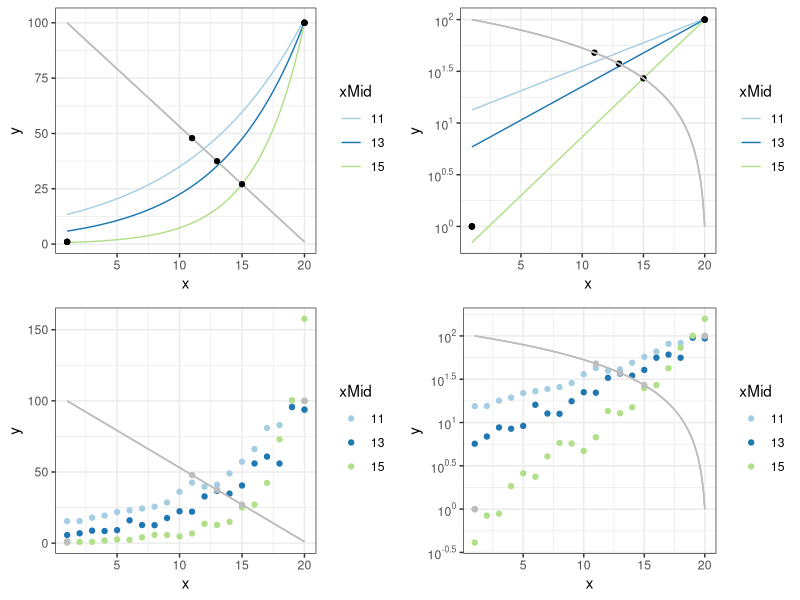
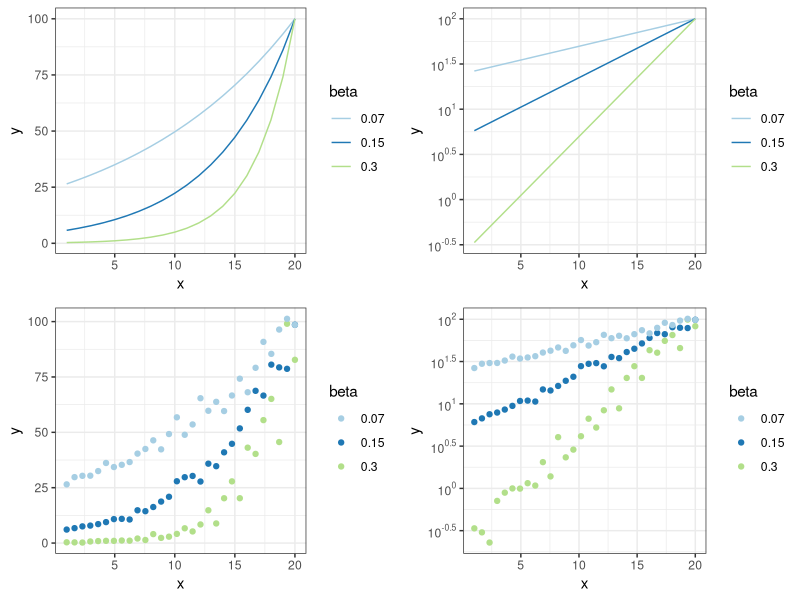
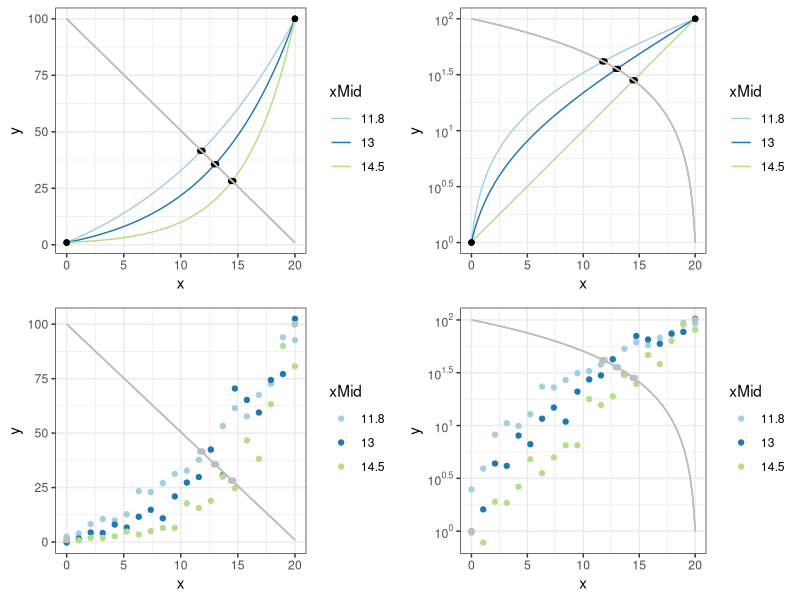
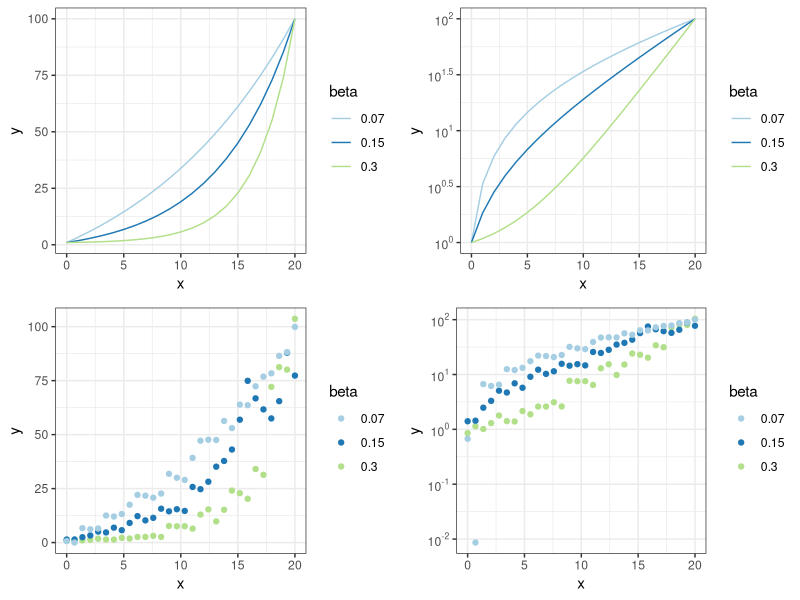

Recreate these plots in R, in order.
## ---- chunk 1
knitr::opts_chunk$set(echo = F, message = FALSE, warning = FALSE, fig.width = 9, fig.height = 6)
library(ggplot2)
library(scales)
library(tidyverse)
library(gridExtra)
## ---- chunk 2
expSim <- function(xMid, xRange = c(1,20), yRange = c(1,100)){
  
  lineData   <- tibble(xLine = seq(xRange[1],xRange[2],0.1),
                       yLine = ((yRange[1]-yRange[2])/(xRange[2]-xRange[1]))*(xLine-xRange[1])+yRange[2])
  pointsData <- tibble(xPoint = c(xRange[1], xMid, xRange[2]),
                       yPoint = c(yRange[1], lineData$yLine[lineData$xLine == xMid], yRange[2]))
  
  
  lm.fit <- lm(log(yPoint) ~ xPoint, data = pointsData)
  alpha.0  <- exp(coef(lm.fit)[1]) %>% as.numeric()
  beta.0   <- coef(lm.fit)[2] %>% as.numeric()
  start <- list(alpha = alpha.0, beta = beta.0)
  nonlinear.fit   <- nls(yPoint ~ alpha * exp(beta * xPoint), data = pointsData, start = start)
  alpha <- coef(nonlinear.fit)[1] %>% as.numeric()
  beta <- coef(nonlinear.fit)[2] %>% as.numeric()
  
  expData <- tibble(x = seq(xRange[1],xRange[2],0.1),
                    y = alpha*exp(beta*x))
  return(list(expData = expData, lineData = lineData, pointsData = pointsData))
}

expData <- tibble(xMid = c(11, 13, 15)) %>%
  mutate(data = map(xMid, expSim)) %>%
  unnest(data) %>%
  unnest(data) %>%
  mutate(xMid = factor(xMid))

linearPlot1 <- expData %>%
  ggplot(aes(x = x, y = y, group = xMid, color = xMid)) + 
  geom_line() +
  geom_line(aes(x = xLine, y = yLine), color = "gray") +
  geom_point(aes(x = xPoint, y = yPoint), color = "black") +
  theme_bw() +
  scale_color_brewer(palette = "Paired")

logPlot1 <- expData %>%
  ggplot(aes(x = x, y = y, group = xMid, color = xMid)) + 
  geom_line() +
  geom_point(aes(x = xPoint, y = yPoint), color = "black") +
  geom_line(aes(x = xLine, y = yLine), color = "gray") +
  theme_bw() +
  scale_color_brewer(palette = "Paired") +
  scale_y_continuous(trans = "log10",
                     breaks = trans_breaks("log10", function(x) 10^x),
                     labels = trans_format("log10", math_format(10^.x)))

## ---- chunk 3
expSim <- function(xMid, sigma, N = 20, xRange = c(1,20), yRange = c(1,100)){
  
  lineData   <- tibble(xLine = seq(xRange[1],xRange[2],0.1),
                       yLine = ((yRange[1]-yRange[2])/(xRange[2]-xRange[1]))*(xLine-xRange[1])+yRange[2])
  pointsData <- tibble(xPoint = c(xRange[1], xMid, xRange[2]),
                       yPoint = c(yRange[1], lineData$yLine[lineData$xLine == xMid], yRange[2]))
  
  
  lm.fit <- lm(log(yPoint) ~ xPoint, data = pointsData)
  alpha.0  <- exp(coef(lm.fit)[1]) %>% as.numeric()
  beta.0   <- coef(lm.fit)[2] %>% as.numeric()
  start <- list(alpha = alpha.0, beta = beta.0)
  nonlinear.fit   <- nls(yPoint ~ alpha * exp(beta * xPoint), data = pointsData, start = start)
  alpha <- (coef(nonlinear.fit)[1] %>% as.numeric())/(exp((sigma^2)/2))
  beta <- coef(nonlinear.fit)[2] %>% as.numeric()
  
  expData <- tibble(x = seq(xRange[1],xRange[2], length.out = N),
                    y = alpha*exp(beta*x + rnorm(N,0,sigma)))
  return(list(expData = expData, lineData = lineData, pointsData = pointsData))
}

expData <- tibble(xMid = c(11, 13, 15),
                  sigma = c(0.07, 0.14, 0.25)) %>%
  mutate(data = map2(xMid, sigma, expSim)) %>%
  unnest(data) %>%
  unnest(data) %>%
  mutate(xMid = factor(xMid))

linearPlot1_error <- expData %>%
  ggplot(aes(x = x, y = y, group = xMid, color = xMid)) + 
  geom_point() +
  geom_line(aes(x = xLine, y = yLine), color = "gray") +
  geom_point(aes(x = xPoint, y = yPoint), color = "gray") +
  theme_bw() +
  scale_color_brewer(palette = "Paired")

logPlot1_error <- expData %>%
  ggplot(aes(x = x, y = y, group = xMid, color = xMid)) + 
  geom_point() +
  geom_point(aes(x = xPoint, y = yPoint), color = "gray") +
  geom_line(aes(x = xLine, y = yLine), color = "gray") +
  theme_bw() +
  scale_color_brewer(palette = "Paired") +
  scale_y_continuous(trans = "log10",
                     breaks = trans_breaks("log10", function(x) 10^x),
                     labels = trans_format("log10", math_format(10^.x)))
## ---- chunk 4
grid.arrange(linearPlot1, logPlot1, linearPlot1_error, logPlot1_error, ncol = 2)
## ---- chunk 5
expSim <- function(beta, xRange = c(1,20), yRange = c(1,100)){
  alpha   <- (yRange[2]/exp(beta*xRange[2]))
  expData <- tibble(x = seq(xRange[1],xRange[2],1),
                    y = alpha*exp(beta*x))
  return(expData)
}

expData <- tibble(beta = c(0.07, 0.15, 0.3)) %>%
           mutate(data = map(beta, expSim)) %>%
           unnest(data) %>%
           mutate(beta = factor(beta))

linearPlot2 <- expData %>%
  ggplot(aes(x = x, y = y, group = beta, color = beta)) + 
  geom_line() +
  theme_bw() +
  scale_color_brewer(palette = "Paired")

logPlot2 <- expData %>%
  ggplot(aes(x = x, y = y, group = beta, color = beta)) + 
  geom_line() +
  theme_bw() +
  scale_color_brewer(palette = "Paired") +
  scale_y_continuous(trans = "log10",
                     breaks = trans_breaks("log10", function(x) 10^x),
                     labels = trans_format("log10", math_format(10^.x)))
## ---- chunk 6
expSim <- function(beta, sigma, N = 30, xRange = c(1,20), yRange = c(1,100)){
  alpha <- (yRange[2]/exp(beta*xRange[2]))/(exp((sigma^2)/2))
  expData <- tibble(x = seq(xRange[1],xRange[2], length.out = N),
                    y = alpha*exp(beta*x + rnorm(N,0,sigma)))
  return(expData)
}

expData <- tibble(beta = c(0.3, 0.15, 0.07),
                  sigma = c(0.3, 0.12, 0.05)) %>%
  mutate(data = map2(beta, sigma, expSim)) %>%
  unnest(data) %>%
  mutate(beta = factor(beta))

linearPlot2_error <- expData %>%
  ggplot(aes(x = x, y = y, group = beta, color = beta)) + 
  geom_point() +
  theme_bw() +
  scale_color_brewer(palette = "Paired")

logPlot2_error <- expData %>%
  ggplot(aes(x = x, y = y, group = beta, color = beta)) + 
  geom_point() +
  theme_bw() +
  scale_color_brewer(palette = "Paired") +
  scale_y_continuous(trans = "log10",
                     breaks = trans_breaks("log10", function(x) 10^x),
                     labels = trans_format("log10", math_format(10^.x)))
## ---- chunk 7
grid.arrange(linearPlot2, logPlot2, linearPlot2_error, logPlot2_error, ncol = 2)
## ---- chunk 8
expSim <- function(xMid, xRange = c(0,20), yRange = c(1,100)){
  
  lineData   <- tibble(xLine = seq(xRange[1],xRange[2],0.1),
                       yLine = ((yRange[1]-yRange[2])/(xRange[2]-xRange[1]))*(xLine-xRange[1])+yRange[2])
  pointsData <- tibble(xPoint = c(xRange[1], (xMid-0.1), (xMid+0.1), xRange[2]),
                       yPoint = c(yRange[1], lineData$yLine[lineData$xLine == xMid], lineData$yLine[lineData$xLine == xMid], yRange[2]))
  
  
  lm.fit <- lm(log(yPoint) ~ xPoint, data = pointsData)
  alpha.0  <- exp(coef(lm.fit)[1]) %>% as.numeric()
  beta.0   <- coef(lm.fit)[2] %>% as.numeric()
  theta.0 <- min(pointsData$yPoint) * 0.5  
  start <- list(alpha = alpha.0, beta = beta.0, theta = theta.0)
  nonlinear.fit   <- nls(yPoint ~ alpha * exp(beta * xPoint) + theta , data = pointsData, start = start)
  alpha <- coef(nonlinear.fit)[1] %>% as.numeric()
  beta <- coef(nonlinear.fit)[2] %>% as.numeric()
  theta <- coef(nonlinear.fit)[3] %>% as.numeric()

  expData <- tibble(x = seq(xRange[1],xRange[2],0.1),
                    y = alpha*exp(beta*x) + theta)
  return(list(expData = expData, lineData = lineData, pointsData = pointsData))
}

expData <- tibble(xMid = c(11.8, 13, 14.5)) %>%
  mutate(data = map(xMid, expSim)) %>%
  unnest(data) %>%
  unnest(data) %>%
  mutate(xMid = factor(xMid))

linearPlot3 <- expData %>%
  ggplot(aes(x = x, y = y, group = xMid, color = xMid)) + 
  geom_line() +
  geom_point(aes(x = xPoint, y = yPoint), color = "black") +
  geom_line(aes(x = xLine, y = yLine), color = "gray") +
  theme_bw() +
  scale_color_brewer(palette = "Paired")

logPlot3 <- expData %>%
  ggplot(aes(x = x, y = y, group = xMid, color = xMid)) + 
  geom_line() +
  geom_point(aes(x = xPoint, y = yPoint), color = "black") +
  geom_line(aes(x = xLine, y = yLine), color = "gray") +
  theme_bw() +
  scale_color_brewer(palette = "Paired") +
  scale_y_continuous(trans = "log10",
                     breaks = trans_breaks("log10", function(x) 10^x),
                     labels = trans_format("log10", math_format(10^.x)))

## ---- chunk 9
expSim <- function(xMid, sigma, N = 20, xRange = c(0,20), yRange = c(1,100)){
  
  lineData   <- tibble(xLine = seq(xRange[1],xRange[2],0.1),
                       yLine = ((yRange[1]-yRange[2])/(xRange[2]-xRange[1]))*(xLine-xRange[1])+yRange[2])
  pointsData <- tibble(xPoint = c(xRange[1], (xMid-0.1), (xMid+0.1), xRange[2]),
                       yPoint = c(yRange[1], lineData$yLine[lineData$xLine == xMid], lineData$yLine[lineData$xLine == xMid], yRange[2]))
  
  
  lm.fit <- lm(log(yPoint) ~ xPoint, data = pointsData)
  alpha.0  <- exp(coef(lm.fit)[1]) %>% as.numeric()
  beta.0   <- coef(lm.fit)[2] %>% as.numeric()
  theta.0 <- min(pointsData$yPoint) * 0.5  
  start <- list(alpha = alpha.0, beta = beta.0, theta = theta.0)
  nonlinear.fit   <- nls(yPoint ~ alpha * exp(beta * xPoint) + theta , data = pointsData, start = start)
  alpha <- (coef(nonlinear.fit)[1] %>% as.numeric())/(exp((sigma^2)/2))
  beta <- coef(nonlinear.fit)[2] %>% as.numeric()
  theta <- coef(nonlinear.fit)[3] %>% as.numeric()

  expData <- tibble(x = seq(xRange[1],xRange[2], length.out = N),
                    y = alpha*exp(beta*x + rnorm(N,0,sigma)) + theta)
  return(list(expData = expData, lineData = lineData, pointsData = pointsData))
}

expData <- tibble(xMid = c(11.8, 13, 14.5),
                  sigma = c(0.07, 0.14, 0.25)) %>%
  mutate(data = map2(xMid, sigma, expSim)) %>%
  unnest(data) %>%
  unnest(data) %>%
  mutate(xMid = factor(xMid))

linearPlot3_error <- expData %>%
  ggplot(aes(x = x, y = y, group = xMid, color = xMid)) + 
  geom_point() +
  geom_point(aes(x = xPoint, y = yPoint), color = "gray") +
  geom_line(aes(x = xLine, y = yLine), color = "gray") +
  theme_bw() +
  scale_color_brewer(palette = "Paired")

logPlot3_error <- expData %>%
  ggplot(aes(x = x, y = y, group = xMid, color = xMid)) + 
  geom_point() +
  geom_point(aes(x = xPoint, y = yPoint), color = "gray") +
  geom_line(aes(x = xLine, y = yLine), color = "gray") +
  theme_bw() +
  scale_color_brewer(palette = "Paired") +
  scale_y_continuous(trans = "log10",
                     breaks = trans_breaks("log10", function(x) 10^x),
                     labels = trans_format("log10", math_format(10^.x)))
## ---- chunk 10
grid.arrange(linearPlot3, logPlot3, linearPlot3_error, logPlot3_error, ncol = 2)
## ---- chunk 11
expSim <- function(beta, xRange = c(0,20), yRange = c(1,100)){
  theta <- (yRange[2]-yRange[1]*(exp(beta*(xRange[2]-xRange[1]))))/(1-exp(beta*xRange[2]))
  alpha <- (yRange[1]-theta)/(exp(beta*xRange[1]))
  expData <- tibble(x = seq(xRange[1],xRange[2],1),
                    y = alpha*exp(beta*x)+theta)
  return(expData)
}

expData <- tibble(beta = c(0.07, 0.15, 0.3)) %>%
  mutate(data = map(beta, expSim)) %>%
  unnest(data) %>%
  mutate(beta = factor(beta))

linearPlot4 <- expData %>%
  ggplot(aes(x = x, y = y, group = beta, color = beta)) + 
  geom_line() +
  theme_bw() +
  scale_color_brewer(palette = "Paired")

logPlot4 <- expData %>%
  ggplot(aes(x = x, y = y, group = beta, color = beta)) + 
  geom_line() +
  theme_bw() +
  scale_color_brewer(palette = "Paired") +
  scale_y_continuous(trans = "log10",
                     breaks = trans_breaks("log10", function(x) 10^x),
                     labels = trans_format("log10", math_format(10^.x)))
## ---- chunk 12
expSim <- function(beta, sigma, N = 30, xRange = c(0,20), yRange = c(1,100)){
  theta <- (yRange[2]-yRange[1]*(exp(beta*(xRange[2]-xRange[1]))))/(1-exp(beta*xRange[2]+sigma^2/2))
  alpha <- (yRange[1]-theta)/(exp(beta*xRange[1]+sigma^2/2))
  expData <- tibble(x = seq(xRange[1],xRange[2], length.out = N),
                    y = alpha*exp(beta*x + rnorm(N,0,sigma)) + theta)
  return(expData)
}

expData <- tibble(difficulty = c("Easy", "Medium", "Hard"),
                  beta = c(0.3, 0.15, 0.07),
                  sigma = c(0.3, 0.12, 0.05)) %>%
  mutate(data = map2(beta, sigma, expSim)) %>%
  unnest(data) %>%
  mutate(beta  = factor(beta),
         sigma = factor(sigma))

linearPlot4_error <- expData %>%
  ggplot(aes(x = x, y = y, group = beta, color = beta)) + 
  geom_point() +
  theme_bw() +
  scale_color_brewer(palette = "Paired")

logPlot4_error <- expData %>%
  ggplot(aes(x = x, y = y, group = beta, color = beta)) + 
  geom_point() +
  theme_bw() +
  scale_color_brewer(palette = "Paired") +
  scale_y_continuous(trans = "log10",
                     breaks = trans_breaks("log10", function(x) 10^x),
                     labels = trans_format("log10", math_format(10^.x)))
## ---- chunk 13
grid.arrange(linearPlot4, logPlot4, linearPlot4_error, logPlot4_error, ncol = 2)
